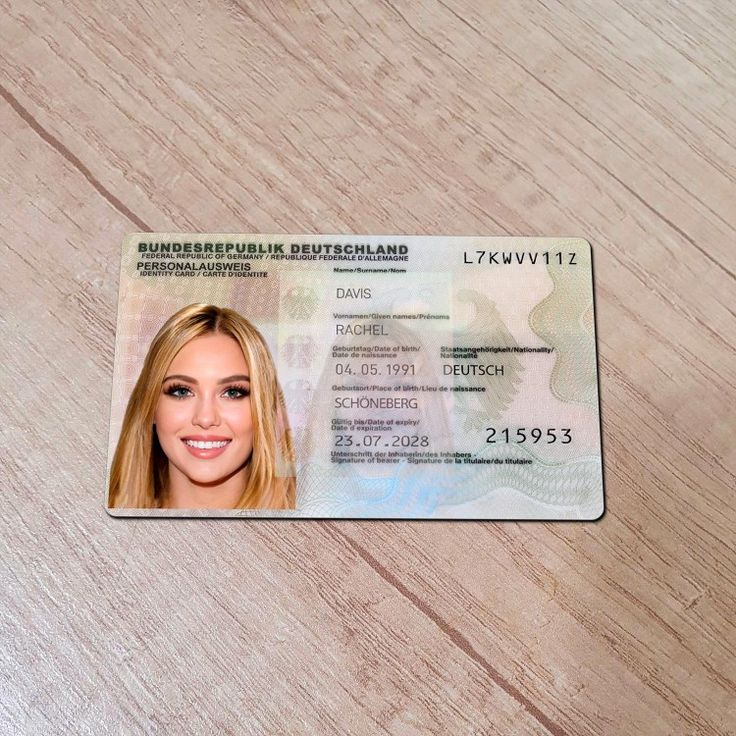
#> input picture Extraction/1Hwp3YIK.jpg, 736 x 736 px, found by its file name
$ python imageO.py
#> lines starting #> are read from the running program, lines starting #| are printed output that depends on the picture; after the words box and inside, x2 and y2 are one past the last pixel; in counts of white or black regions, pixels touching at a corner belong together
import cv2 as cv
from pytesseract import pytesseract
import re
from PIL import Image

pytesseract.tesseract_cmd = r'C:/Program Files/Tesseract-OCR/tesseract.exe'

img = cv.imread('D:/Smoke_IT/BackendUIV/Extraction/1Hwp3YIK.jpg')
#> img is the input picture: shape (736, 736, 3); mean B, G, R 161.8, 173.1, 193.8

if img is None:
    print('Path error!')
    exit()


grey = cv.cvtColor(img, cv.COLOR_BGR2GRAY)
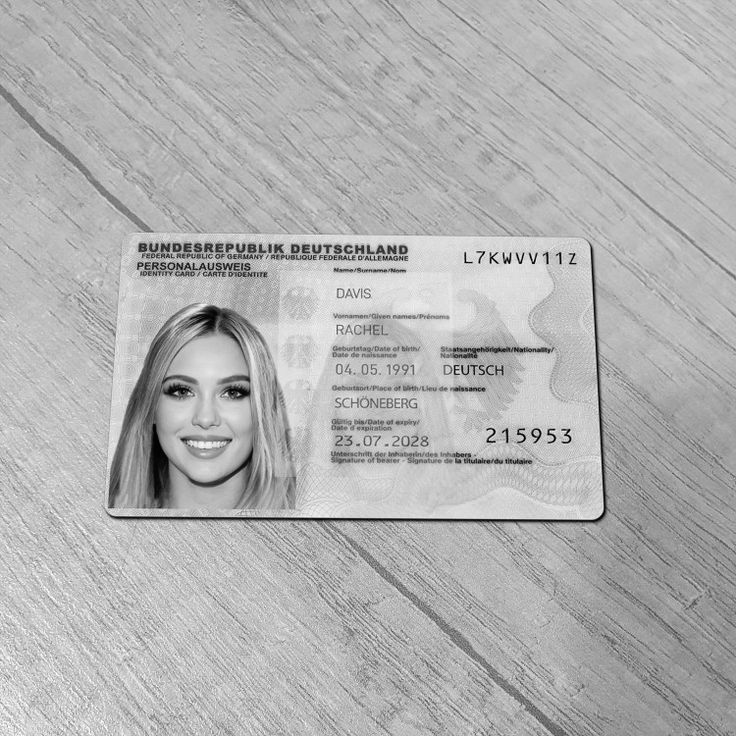
#> grey: shape (736, 736); min 0, max 255, mean 178
thresh = cv.threshold(grey, 0, 255, cv.THRESH_BINARY)[1]
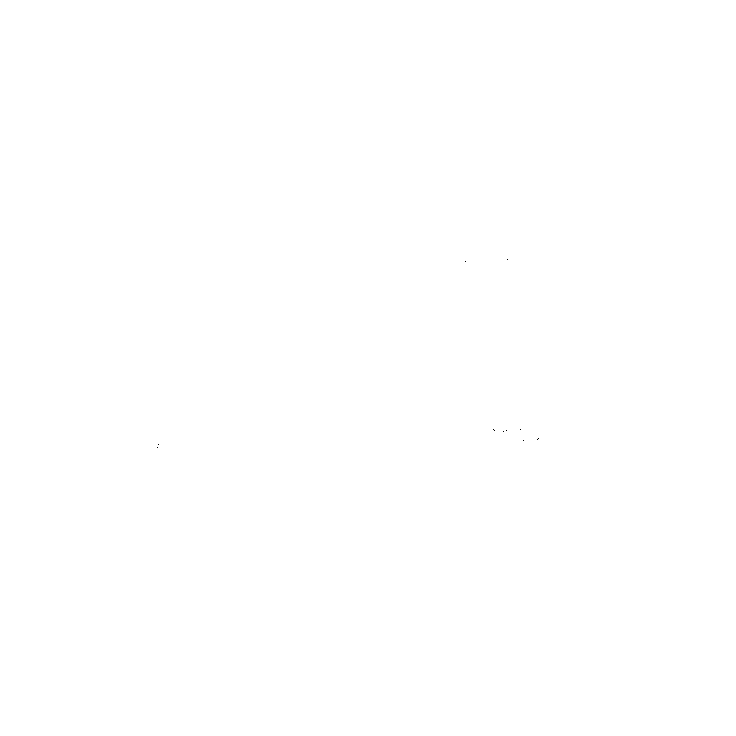
#> thresh: shape (736, 736); 100% white; black in thin lines or dots, all inside (x1, y1, x2, y2) = (157, 259, 539, 448)

#> (the run stopped early here; a loop or call above may not have finished)
